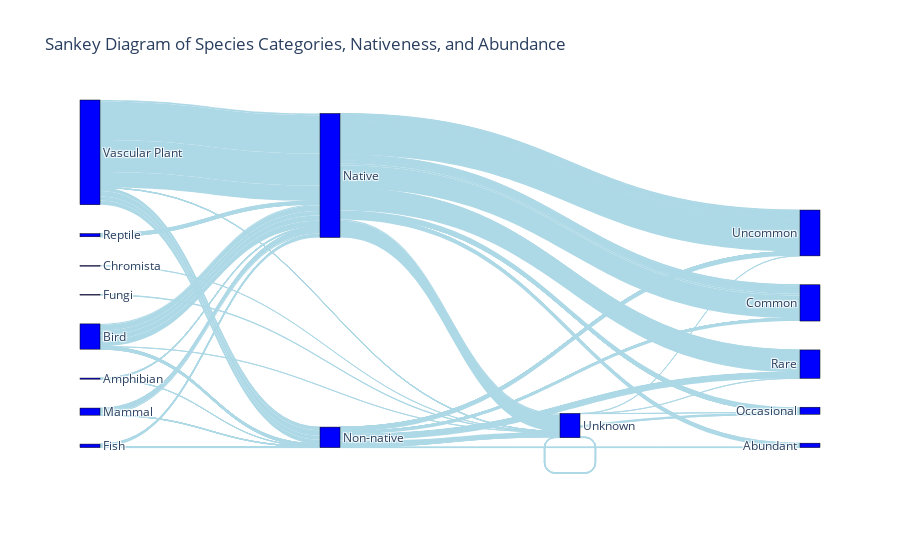

The notebook cell this image was saved under:
### Code cell
# Prepare the data by grouping by 'Category', 'Abundance', and 'Nativeness', counting occurrences
sankey_data = df_combined.groupby(['Category', 'Abundance', 'Nativeness']).size().reset_index(name='Count')

# Create lists of unique 'Category', 'Abundance', and 'Nativeness' values for Sankey nodes
categories = sankey_data['Category'].unique().tolist()
abundances = sankey_data['Abundance'].unique().tolist()
nativeness = sankey_data['Nativeness'].unique().tolist()

# Combine all nodes into one list of nodes
# Nativeness nodes will be inserted in between categories and abundances
all_nodes = categories + nativeness + abundances

# Create a dictionary for node labels to numeric indices
node_indices = {node: i for i, node in enumerate(all_nodes)}

# Initialize source and target lists
sources = []
targets = []
values = []

# Map the sources and targets for the first link (Category to Nativeness)
for _, row in sankey_data.iterrows():
    category_index = node_indices[row['Category']]
    nativeness_index = node_indices[row['Nativeness']]
    abundance_index = node_indices[row['Abundance']]
    
    # Add the flow from Category to Nativeness
    sources.append(category_index)
    targets.append(nativeness_index)
    values.append(row['Count'])
    
    # Add the flow from Nativeness to Abundance
    sources.append(nativeness_index)
    targets.append(abundance_index)
    values.append(row['Count'])

# Step 2: Create the Sankey Diagram
fig = go.Figure(go.Sankey(
    node=dict(
        pad=15,            # Padding between nodes
        thickness=20,      # Thickness of nodes
        line=dict(color="black", width=0.5),
        label=all_nodes,   # The labels for the nodes
        color="blue"       # Color for nodes
    ),
    link=dict(
        source=sources,    # Indices of source nodes
        target=targets,    # Indices of target nodes
        value=values,      # The values (flows) between nodes
        color="lightblue"  # Color for the links
    )
))

# Add a title and show the figure
fig.update_layout(title_text="Sankey Diagram of Species Categories, Nativeness, and Abundance", font_size=12)
fig.show()

### Figure 1 — Plotly figure (JSON) as saved in the notebook; plotly's stock layout.template omitted (floating-point values rounded to 4 significant figures)
{"data": [{"link": {"color": "lightblue", "source": [0, 8, 0, 8, 0, 9, 0, 8, 0, 8, 0, 9, 1, 8, 1, 9, 1, 8, 1, 9, 1, 8, 1, 9, 1, 16, 1, 8, 1, 9, 1, 8, 1, 9, 2, 16, 3, 8, 3, 8, 3, 9, 3, 8, 3, 9, 3, 8, 3, 9, 3, 8, 3, 9, 4, 16, 5, 8, 5, 8, 5, 9, 5, 8, 5, 9, 5, 8, 5, 9, 5, 8, 5, 9, 5, 8, 5, 9, 6, 8, 6, 8, 6, 8, 6, 8, 6, 8, 6, 8, 7, 8, 7, 9, 7, 8, 7, 9, 7, 8, 7, 8, 7, 9, 7, 16, 7, 8, 7, 9, 7, 16, 7, 8, 7, 9, 7, 16], "target": [8, 11, 8, 12, 9, 12, 8, 13, 8, 14, 9, 14, 8, 11, 9, 11, 8, 12, 9, 12, 8, 15, 9, 15, 16, 15, 8, 13, 9, 13, 8, 14, 9, 14, 16, 16, 8, 11, 8, 12, 9, 12, 8, 13, 9, 13, 8, 14, 9, 14, 8, 16, 9, 16, 16, 16, 8, 11, 8, 12, 9, 12, 8, 15, 9, 15, 8, 13, 9, 13, 8, 14, 9, 14, 8, 16, 9, 16, 8, 11, 8, 12, 8, 15, 8, 13, 8, 14, 8, 16, 8, 11, 9, 11, 8, 12, 9, 12, 8, 15, 8, 13, 9, 13, 16, 13, 8, 14, 9, 14, 16, 14, 8, 16, 9, 16, 16, 16], "value": [5, 5, 11, 11, 1, 1, 2, 2, 13, 13, 1, 1, 34, 34, 2, 2, 167, 167, 1, 1, 131, 131, 55, 55, 1, 1, 160, 160, 13, 13, 177, 177, 4, 4, 1, 1, 7, 7, 26, 26, 3, 3, 6, 6, 4, 4, 6, 6, 1, 1, 37, 37, 14, 14, 12, 12, 11, 11, 60, 60, 1, 1, 16, 16, 1, 1, 16, 16, 3, 3, 62, 62, 2, 2, 34, 34, 4, 4, 8, 8, 55, 55, 3, 3, 9, 9, 15, 15, 3, 3, 52, 52, 12, 12, 666, 666, 78, 78, 1, 1, 463, 463, 160, 160, 1, 1, 944, 944, 123, 123, 3, 3, 454, 454, 122, 122, 8, 8]}, "node": {"color": "blue", "label": ["Amphibian", "Bird", "Chromista", "Fish", "Fungi", "Mammal", "Reptile", "Vascular Plant", "Native", "Non-native", "Unknown", "Abundant", "Common", "Rare", "Uncommon", "Occasional", "Unknown"], "line": {"color": "black", "width": 0.5}, "pad": 15, "thickness": 20}, "type": "sankey"}], "layout": {"font": {"size": 12}, "title": {"text": "Sankey Diagram of Species Categories, Nativeness, and Abundance"}}}
